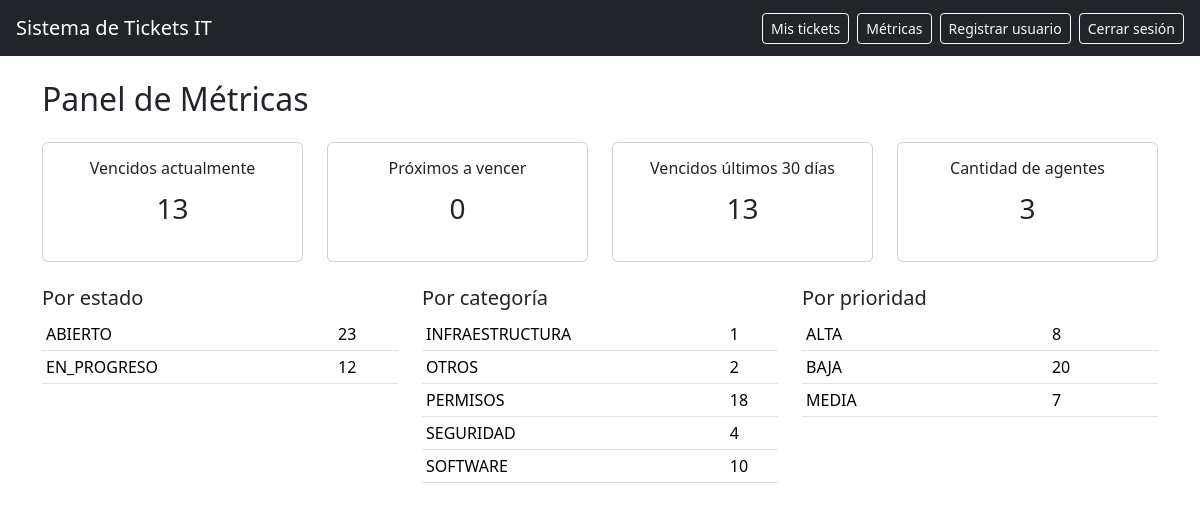
The app's page /metricas (signed in) with its own data.
### app/models/ticket.py (models this page shows)
class Ticket(db.Model):
    __tablename__ = "tickets"
    id = db.Column(db.Integer, primary_key=True)
    radicado = db.Column(db.String(150), nullable=True)
    texto = db.Column(db.String(1200), nullable=False)
    categoria = db.Column(db.Enum(Categoria), nullable=False)
    prioridad = db.Column(db.Enum(Prioridad), nullable=False)
    estado = db.Column(db.Enum(EstadoTicket), nullable=False)
    creador_id = db.Column(db.Integer, db.ForeignKey("usuarios.id"), nullable=False)
    agente_id = db.Column(db.Integer, db.ForeignKey("usuarios.id"), nullable=True)
    fecha_creacion = db.Column(db.DateTime, nullable=False, default=datetime.now)
    fecha_limite= db.Column(db.DateTime, nullable=False)
    fecha_cierre = db.Column(db.DateTime, nullable=True)

### app/routes/metricas.py (the view)
@metricas_bp.route("/metricas")
@requiere_admin
def mostrar_metricas():
    metricas = ServicioMetricas.obtener_metricas()
    return render_template("panel_metricas.html",metricas=metricas)

### app/routes/decoradores.py (called while the page is built)
def requiere_admin(func):
    @wraps(func)
    def wrapper(*args, **kwargs):
        if 'usuario_id' not in session:
            flash("Debes iniciar sesión", "warning")
            return redirect(url_for('auth.login'))
        if not session.get('rol') == RolUsuario.ADMIN :
            flash("No tienes permiso para entrar en esta funcion","warning")
            return redirect(url_for('auth.login'))
        return func(*args, **kwargs)
    return wrapper

### app/services/gestor_sla.py (called while the page is built)
    @staticmethod
    def verificar_vencimientos():
        tickets_vencidos=[]
        tickets_proximos_a_vencer=[]
        tickets=db.session.execute(select(Ticket).where(Ticket.estado !=EstadoTicket.CERRADO)).scalars().all()
        for ticket in tickets:
            tiempo_total = ticket.fecha_limite - ticket.fecha_creacion
            tiempo_restante = ticket.fecha_limite - datetime.now()
            porcentaje_restante = tiempo_restante/tiempo_total
            if tiempo_restante.total_seconds() <= 0:
                tickets_vencidos.append(ticket)
            elif porcentaje_restante <= 0.20 :
                tickets_proximos_a_vencer.append(ticket)
        return tickets_vencidos,tickets_proximos_a_vencer

### app/Templates/panel_metricas.html (shortened to what this page needs)
{% extends "base.html" %}
{% block content %}
<h2 class="mb-4">Panel de Métricas</h2>
<div class="row mb-4">
    <div class="col-md-3">
        <div class="card text-center">
            <div class="card-body">
                <h6 class="card-title">Vencidos actualmente</h6>
                <p class="fs-3">{{ metricas.tickets_vencidos_actualmente }}</p>
            </div>
        </div>
    </div>
    <div class="col-md-3">
        <div class="card text-center">
            <div class="card-body">
                <h6 class="card-title">Próximos a vencer</h6>
                <p class="fs-3">{{ metricas.tickets_proximos_a_vencer_actualmente }}</p>
            </div>
        </div>
    </div>
    <div class="col-md-3">
        <div class="card text-center">
            <div class="card-body">
                <h6 class="card-title">Vencidos últimos 30 días</h6>
                <p class="fs-3">{{ metricas.tickets_vencidos_ultimos_30_dias }}</p>
            </div>
        </div>
    </div>
    <div class="col-md-3">
        <div class="card text-center">
            <div class="card-body">
                <h6 class="card-title">Cantidad de agentes</h6>
                <p class="fs-3">{{ metricas.cantidad_agentes }}</p>
            </div>
        </div>
    </div>
</div>
<div class="row">
    <div class="col-md-4">
        <h5>Por estado</h5>
        <table class="table table-sm">
            <tbody>
                {% for estado, cantidad in metricas.tickets_por_estado.items() %}
                <tr><td>{{ estado }}</td><td>{{ cantidad }}</td></tr>
                {% endfor %}
            </tbody>
        </table>
    </div>
    <div class="col-md-4">
        <h5>Por categoría</h5>
        <table class="table table-sm">
            <tbody>
                {% for categoria, cantidad in metricas.tickets_por_categoria.items() %}
                <tr><td>{{ categoria }}</td><td>{{ cantidad }}</td></tr>
                {% endfor %}
            </tbody>
        </table>
    </div>
    <div class="col-md-4">
        <h5>Por prioridad</h5>
        <table class="table table-sm">
            <tbody>
                {% for prioridad, cantidad in metricas.tickets_por_prioridad.items() %}
                <tr><td>{{ prioridad }}</td><td>{{ cantidad }}</td></tr>
                {% endfor %}
            </tbody>
        </table>
    </div>
</div>
{% endblock %}

### records on screen
Ticket: estado "ABIERTO", id "23"
Ticket: categoria "INFRAESTRUCTURA", cantidad "1"
Ticket: categoria "SEGURIDAD", creador "4"

### other values on screen
{{ metricas.tickets_vencidos_actualmente }} "13"
{{ metricas.tickets_proximos_a_vencer_actualmente }} "0"
{{ metricas.tickets_vencidos_ultimos_30_dias }} "13"
{{ metricas.cantidad_agentes }} "3"
{{ estado }} "EN_PROGRESO"
{{ cantidad }} "12"
{{ categoria }} "OTROS" "PERMISOS" "SOFTWARE"
{{ cantidad }} "2" "18" "10"
{{ prioridad }} "ALTA" "BAJA" "MEDIA"
{{ cantidad }} "8" "20" "7"
